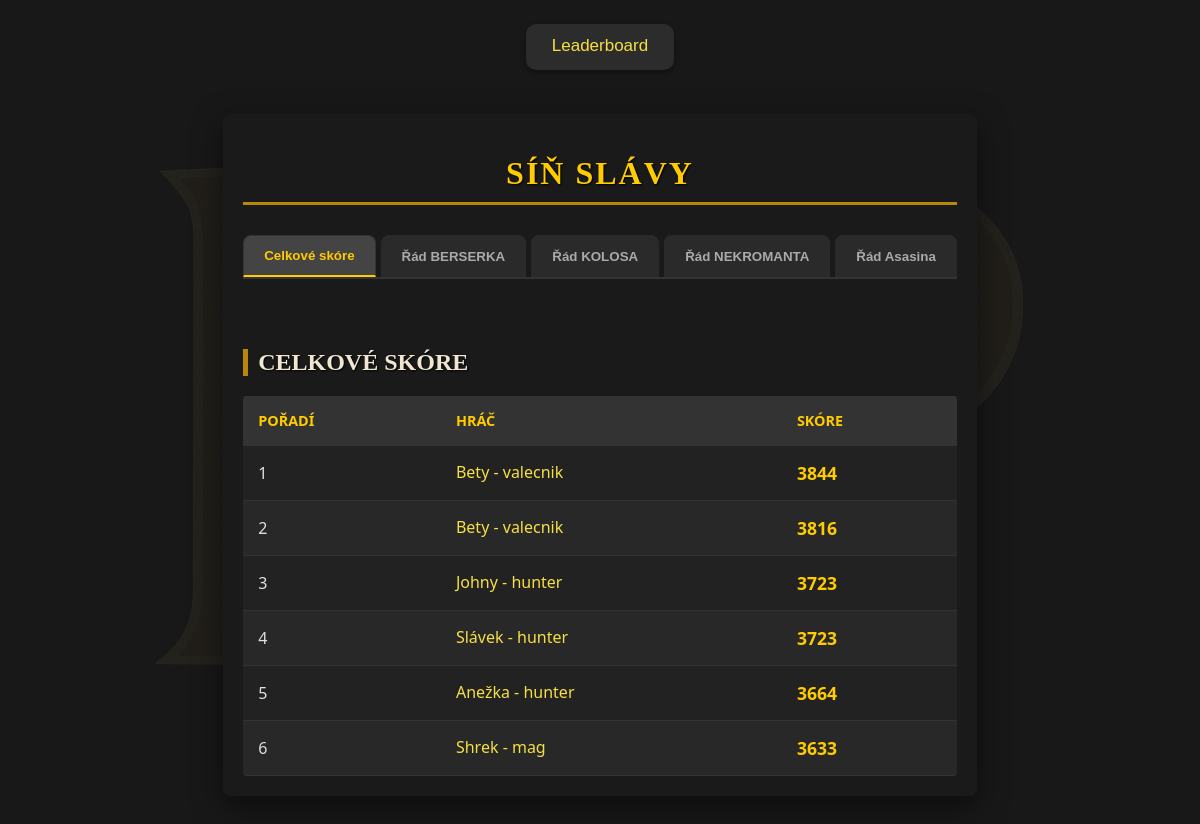
The page /leaderboard on the database as committed earlier.
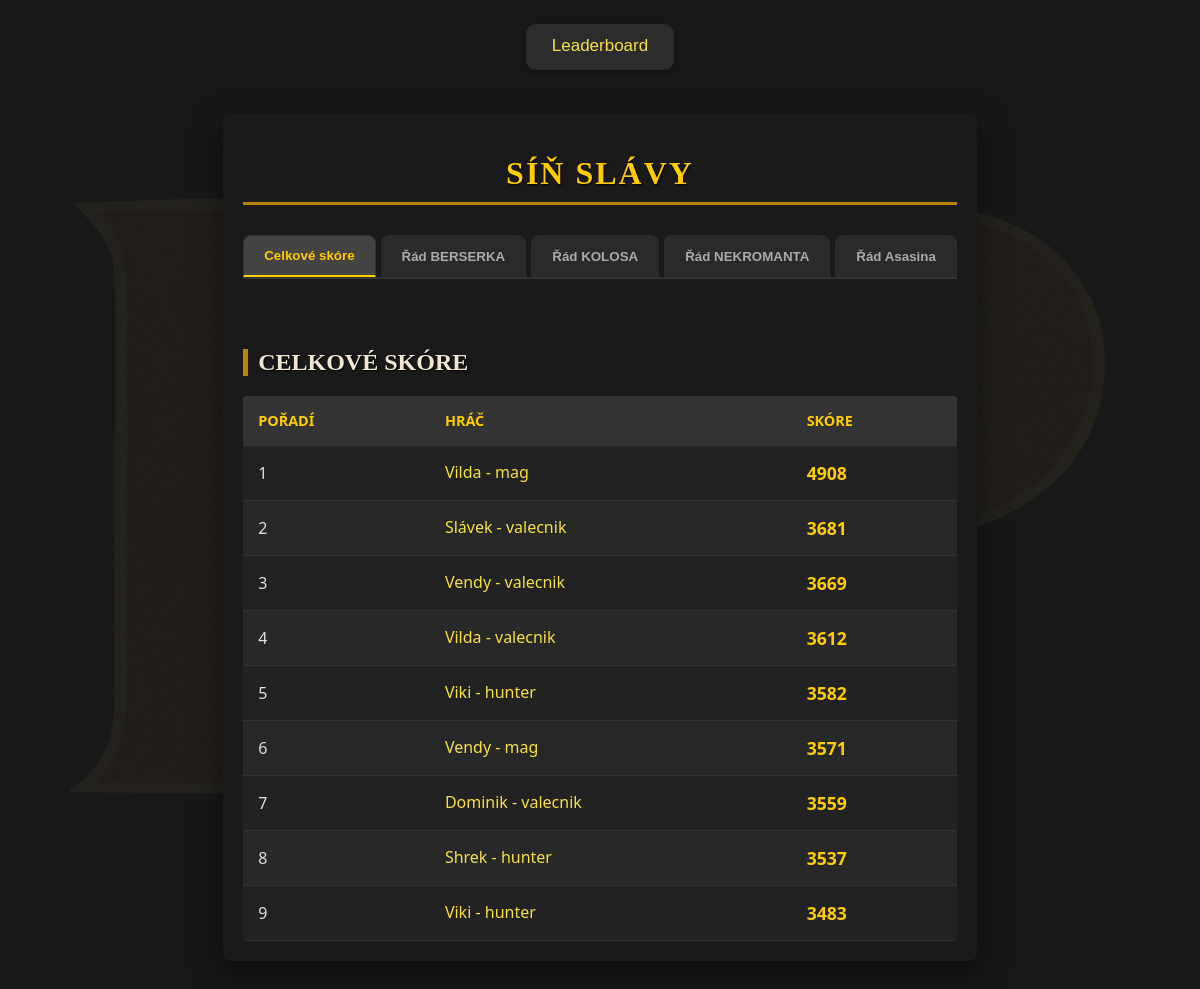
The same page on the database as committed later.
### game/models.py (models this page shows, shortened)
class player(models.Model):
    active = models.BooleanField(default=False)
    name = models.CharField(max_length=100, blank=True)
    lvl = models.IntegerField(default=1, blank=True)
    xp = models.IntegerField(default=0, blank=True)
    xp_need = models.IntegerField(default=50, blank=True)
    score_dmg_delt = models.IntegerField(default=0, blank=True)
    score_dmg_taken = models.IntegerField(default=0, blank=True)
    score_death_counter = models.IntegerField(default=0, blank=True)
    score_best_dmg = models.IntegerField(default=0, blank=True)
    score = models.IntegerField(default=0, blank=True)
    energie = models.IntegerField(default=200, blank=True, validators=[MinValueValidator(0), MaxValueValidator(200)])
    last_energy_update = models.DateTimeField(default=timezone.now)
    skill_points = models.IntegerField(default=0, blank=True)
    panak = models.IntegerField(default=0, blank=True)
    maly_kelimek = models.IntegerField(default=0, blank=True)
    velky_kelimek = models.IntegerField(default=0, blank=True)
    povolani = models.CharField(max_length=50, blank=True, default='nic')
    dmg = models.IntegerField(blank=True, default= 1)
    dmg_koef = models.FloatField(blank=True, default= 1)
    dmg_now = models.FloatField(blank=True, default= 1)
    armor = models.IntegerField(blank=True, default= 1)
    armor_koef = models.FloatField(blank=True, default= 1)
    armor_now = models.FloatField(blank=True, default= 1)
    hp = models.IntegerField(blank=True, default=1)
    hp_koef = models.FloatField(blank=True, default=1)
    hp_now = models.FloatField(blank=True, default=1)
    hp_actual_fight = models.IntegerField(blank=True, default=1)

### game/views.py (the view)
# urls.py: path('leaderboard', views.leaderboard, name='leaderboard'),
def leaderboard(request):
    all_players = player.objects.all().filter(active=True)
    all_achivements = achievements.objects.all()
    total_dmg_delt = all_achivements.order_by('total_dmg_delt').reverse()
    total_dmg_taken = all_achivements.order_by('total_dmg_taken').reverse()
    death_counter = all_achivements.order_by('death_counter')
    best_dmg = all_achivements.order_by('best_dmg_delt').reverse()
    total_score = all_players.order_by('score').reverse()
    score_dmg_delt = all_players.order_by('score_dmg_delt').reverse()
    score_dmg_taken = all_players.order_by('score_dmg_taken').reverse()
    score_death_counter = all_players.order_by('score_death_counter').reverse()
    score_best_dmg = all_players.order_by('score_best_dmg').reverse()
    return render(request, 'game/leaderboard.html', {
        'all_players': all_players,
        'total_score': total_score,
        'score_dmg_delt': score_dmg_delt,
        'score_dmg_taken': score_dmg_taken,
        'score_death_counter': score_death_counter,
        'score_best_dmg': score_best_dmg,
        'total_dmg_delt': total_dmg_delt,
        'total_dmg_taken': total_dmg_taken,
        'death_counter': death_counter,
        'best_dmg': best_dmg,
        })

### game/templates/game/leaderboard.html (shortened to what this page needs)
{% extends "base.html" %}
{% load static %}
{% block styly %}
    <link rel="stylesheet" href="{% static 'game/leaderboard.css' %}">
{% endblock styly %}
{% block content %}
<div class="leaderboard-wrapper">
    <h1 class="leaderboard-title">Síň slávy</h1>
    <div class="leaderboard-tabs" style="margin-bottom: 20px;">
        <button class="tab-btn active" onclick="showLeaderboard('total_score')">Celkové skóre</button>
        <button class="tab-btn" onclick="showLeaderboard('dmg_delt')">Řád BERSERKA</button>
        <button class="tab-btn" onclick="showLeaderboard('dmg_taken')">Řád KOLOSA</button>
        <button class="tab-btn" onclick="showLeaderboard('death_counter')">Řád NEKROMANTA</button>
        <button class="tab-btn" onclick="showLeaderboard('best_dmg')">Řád Asasina</button>
    </div>
    <div class="leaderboard-content">
        <div id="total_score" class="leaderboard-pane active">
            <h2>Celkové skóre</h2>
            <table class="pnp-table">
                <thead>
                    <tr><th>Pořadí</th><th>Hráč</th><th>Skóre</th></tr>
                </thead>
                <tbody>
                    {% for p in total_score %}
                    <tr>
                        <td>{{ forloop.counter }}</td>
                        <td class="player-name"> <a href="{% url 'player_info' p.id %}">{{ p.name }}</a></td>
                        <td class="value-highlight">{{ p.score }}</td>
                    </tr>
                    {% endfor %}
                </tbody>
            </table>
        </div>
    </div>
</div>
{% endblock content %}

### templates/base.html (shortened to what this page needs)
<!DOCTYPE html>
{% load static %}
<html lang="en">
<head>
    <link rel="stylesheet" href="{% static "app.css" %}">
    {% block styly %}
    {% endblock styly %}
</head>
<body>
    <header>
        <button class="header-link"><a href="{% url 'leaderboard' %}">Leaderboard</a></button>
    </header>
    {% block content %}
    {% endblock content %}
</body>
</html>

### static/app.css (style rules this page uses)
body { background-color: #1a1a1a; color: #f0e6d2; font-family: 'Georgia', serif; margin: 0; padding: 20px; display: flex; flex-direction: column; align-items: center; position: relative; z-index: 1; }
body::before { content: ""; position: fixed; top: 0; left: 0; width: 100%; height: 100%; background-image: url('/media/pnp_logo.png'); background-repeat: no-repeat; background-size: cover; background-position: center; opacity: 0.05; z-index: -1; }
h1, h2, h3, h4 { color: #ffd700; text-shadow: 1px 1px 2px #000000; font-family: 'Trajan Pro', serif; text-transform: uppercase; }
h1 { border-bottom: 3px solid #b8860b; padding-bottom: 10px; margin-bottom: 25px; text-align: center; }
h2 { margin-top: 30px; color: #f0e6d2; font-size: 1.5rem; border-left: 5px solid #b8860b; padding-left: 10px; }
.header-link { background-color: #2c2c2c; color: #1a1a1a; border: 2px solid #2c2c2c; padding: 10px 24px; font-size: 17px; font-weight: bold; text-align: center; text-decoration: none; display: inline-block; margin: 4px 2px; cursor: pointer; border-radius: 10px; transition: all 0.3s ease; box-shadow: 0 3px 6px 0 rgba(0, 0, 0, 0.3); }
a { color: #f7e044; text-decoration: none; font-weight: 500; position: relative; display: inline-block; padding-bottom: 2px; transition: color 0.3s ease; }
a::after { content: ''; position: absolute; width: 100%; height: 2px; bottom: 0; left: 0; background-color: #f7e044; transform: scaleX(0); transform-origin: bottom right; transition: transform 0.3s ease-out; }

### game/static/game/leaderboard.css (style rules this page uses)
.leaderboard-wrapper { max-width: 1000px; margin: 40px auto; background-color: #1a1a1a; color: #e0e0e0; padding: 20px; border-radius: 8px; box-shadow: 0 10px 30px rgba(0,0,0,0.5); font-family: 'Segoe UI', Tahoma, Geneva, Verdana, sans-serif; }
.leaderboard-title { text-align: center; color: #ffcc00; text-transform: uppercase; letter-spacing: 2px; margin-bottom: 30px; }
.leaderboard-tabs { display: flex; justify-content: center; gap: 5px; margin-bottom: 0; border-bottom: 2px solid #333; }
.tab-btn { padding: 12px 20px; background: #2a2a2a; border: none; color: #aaa; cursor: pointer; font-weight: bold; border-radius: 8px 8px 0 0; transition: all 0.3s ease; border: 1px solid transparent; }
.tab-btn.active { background: #444; color: #ffcc00; border: 1px solid #333; border-bottom: 2px solid #ffcc00; }
.leaderboard-pane { display: none; padding-top: 20px; }
.leaderboard-pane.active { display: block; animation: fadeIn 0.4s ease; }
.pnp-table { width: 100%; border-collapse: collapse; background-color: #222; overflow: hidden; border-radius: 4px; }
.pnp-table thead { background-color: #333; color: #ffcc00; }
.pnp-table th, .pnp-table td { padding: 15px; text-align: left; border-bottom: 1px solid #333; }
.pnp-table th { text-transform: uppercase; font-size: 0.9rem; }
.pnp-table tbody tr:nth-child(even) { background-color: #282828; }
.player-name { font-weight: bold; color: #fff; }
.value-highlight { color: #ffcc00; font-size: 1.1rem; font-weight: bold; }

Rows that differ between the two databases and show on the page:
removed player: name "Bety - valecnik", score "3844"
removed player: name "Bety - valecnik", score "3816"
removed player: name "Johny - hunter", score "3723"
removed player: name "Slávek - hunter", score "3723"
removed player: name "Anežka - hunter", score "3664"
removed player: name "Shrek - mag", score "3633"
added player: name "Vilda - mag", score "4908"
added player: name "Slávek - valecnik", score "3681"
added player: name "Vendy - valecnik", score "3669"
added player: name "Vilda - valecnik", score "3612"
added player: name "Viki - hunter", score "3582"
added player: name "Vendy - mag", score "3571"
added player: name "Dominik - valecnik", score "3559"
added player: name "Shrek - hunter", score "3537"
added player: name "Viki - hunter", score "3483"
